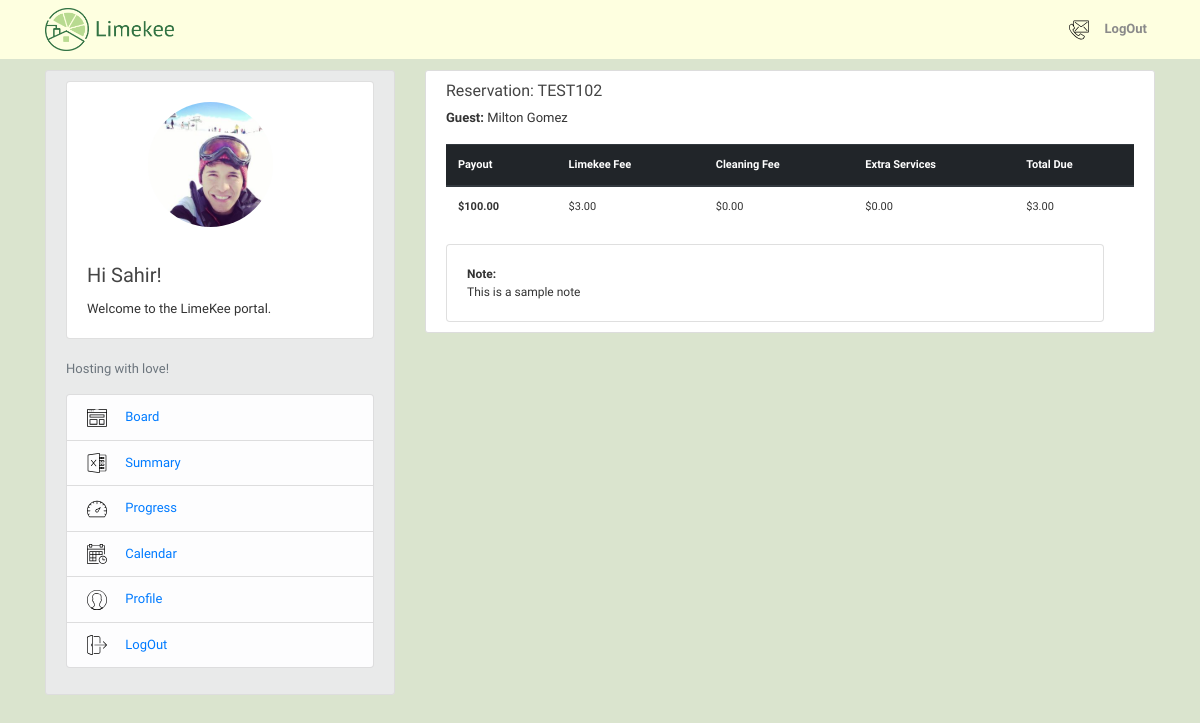
Screenshot of /reservation/TEST102 (signed in) with the database file from the repository.
### users/models.py (models this page shows, shortened)
class Profile(models.Model):
    user = models.OneToOneField(User, on_delete = models.CASCADE)
    first_name = models.CharField(max_length=30, blank=False)
    last_name = models.CharField(max_length=30, blank=False)
    phone_number = models.IntegerField(blank=True, null=True)
    image = models.ImageField (default = 'default.png', upload_to='profile_pics')

### reservations/models.py (models this page shows, shortened)
class Reservations(models.Model):
    confirmation_code = models.CharField(max_length=12, primary_key=True)
    host = models.ForeignKey(User, on_delete=models.CASCADE)
    guest = models.CharField(max_length=120)
    check_in = models.DateField(default=date.today)
    check_out = models.DateField(default=date.today)
    price = models.DecimalField(decimal_places=2, max_digits=1000)
    limekee_fee = models.DecimalField(decimal_places=2, max_digits=1000, blank=True, null=False, default=0)
    cleaning_fee = models.DecimalField (decimal_places=2, max_digits=1000, blank=True, null=False, default=0)
    extra_fee = models.DecimalField (decimal_places=2, max_digits=1000, blank=True, null=False, default=0)
    total_due = models.DecimalField( decimal_places=2, max_digits=1000, default=0)
    notes = models.TextField(blank=True,null=False)
    paid = models.BooleanField(default=False)
    @property
    def total_due(self):
        return (self.limekee_fee + self.cleaning_fee + self.extra_fee)
    def total_due_for_stripe(self):
        return (self.limekee_fee + self.cleaning_fee + self.extra_fee)*100
    class Meta:
        permissions = [
            ("create_reservation", "Can create new reservation"),
        ]

### reservations/views.py (the view)
# urls.py: path('<slug:pk>', ReservationDetailView.as_view(), name='reservation-detail'),
class ReservationDetailView(DetailView):
    model = Reservations          # queryset = Reservations.objects.all()
    template_name = 'reservations/reservations_detail.html'
    context_object_name = 'reservation'
    def get_context_data(self, **kwargs):
        context = super().get_context_data(**kwargs)
        context['key'] = stripe_pub
        return context

### reservations/templates/reservations/reservations_detail.html (shortened to what this page needs)
{% extends "blog/base.html" %}
{% block content %}
 {% if object.host == user %}
  <div class="col-md-14">
   <div class="content-section">
       <div class="media-body">
            <h6 class="article-title" > Reservation: {{ object.confirmation_code }}</h6>
            <p class="article-content"><strong>Guest:</strong> {{ object.guest }} </p>
            <div class="table-responsive" style="font-size:11px" >
            <table class="table table-hover">
                <thead class="thead-dark">
                    <tr>
                        <th scope="col">Payout</th>
                        <th scope="col">Limekee Fee</th>
                        <th scope="col">Cleaning Fee</th>
                        <th scope="col">Extra Services</th>
                        <th scope="col">Total Due</th>
                    </tr>
                </thead>
                <tbody>
                    <tr>
                        <th scope="row">${{ object.price }}</th>
                        <td>${{ object.limekee_fee }}</td>
                        <td>${{ object.cleaning_fee }}</td>
                        <td>${{ object.extra_fee }}</td>
                        <td>${{ object.total_due }}</td>
                   </tr>
               </tbody>
           </table>
           </div>
           <div class="row align-items-center">
               <div class="col">
                   {% if object.notes %}
                   <div class="card card-body" style="font-size:12px">
                     <strong>Note: </strong>{{ object.notes }}
                   </div>
                   {% endif %}
               </div>
        {% if object.host == user %}
        {% if object.paid == False %}
            <div class="col-md-auto">
        {% endif %}
        {% endif %}
 {% endif %}
{% endblock content %}

### blog/templates/blog/base.html (shortened to what this page needs)
{% load static %}
<!DOCTYPE html>
<html>
  <head>
    <link rel="stylesheet" href="https://maxcdn.bootstrapcdn.com/bootstrap/4.0.0/css/bootstrap.min.css">
    <link rel="stylesheet" type="text/css" href="{% static 'blog/main2.css' %}">
	<link rel="stylesheet" type="text/css" href="{% static 'blog/footer-distributed1.css' %}">
    <link href="{% static 'fullcalendar/core/main.css' %}" rel='stylesheet' />
    <link href="{% static 'fullcalendar/daygrid/main.css' %}" rel='stylesheet' />
  </head>
   <body>
     <header class="site-header">
        <nav class="navbar navbar-expand-md navbar-light bg-steel fixed-top" >
         <div class="container" style="font-weight: bold;">
            <a class="navbar-brand mr-4" href="https://www.limekee.com">
                <img src="/media/limekee_logo.png" style="width:130px; height:43px; margin-top:5px; margin-bottom:5px;" title="Limekee" alt="Limekee Logo">
            </a>
            <div class="collapse navbar-collapse" id="navbarToggle">
            <div class="navbar-nav">
              {% if user.is_authenticated %}
                <a class="nav-item nav-link font-weight-bold" href="https://www.limekee.com/contact"><img src="/media/svg/contact.svg" style="width:20px; height:20px; " alt="Contact us"> </a>
                <a class="nav-item nav-link font-weight-bold" href="{% url 'logout' %}">LogOut</a>
              {% else %}
                <a class="nav-item nav-link font-weight-bold" href="{% url 'login' %}">Login </a>
                <a class="nav-item nav-link font-weight-bold" href="{% url 'register' %}"> Sign Up</a>
              {% endif %}
            </div>
          </div>
        </div>
      </nav>
  </header>
  <main role="main" class="container">
  <div class="row">
      <div class="col-md-4">
        <div class="content-section" style="background-color:#E9EAEA">
            <div class="card" >
                <br>
                <div style="text-align: center;">
                {% if user.is_authenticated %}
                  <img class="rounded-circle account-img" src="{{user.profile.image.url}}" alt="Author picture">
                {% else %}
                  <img src="/media/key1.svg" class="card-img-top" style="width:150px; height:150px; text-align: center" alt="Limekee">
                {% endif %}
                </div>
                <div class="card-body">
                    <h5 class="card-title">Hi {{ user.username }}!</h5>
                    <p class="card-text">Welcome to the LimeKee portal.</p>
                </div>
            </div>
            {% if user.is_authenticated %}
              <div class="media" >
                <div class="media-body" >
                    <br>
                    <p class='text-muted'>Hosting with love!
                      <ul class="list-group">
                        <li class="list-group-item list-group-item-light"><img src="/media/svg/004-browser.svg" style="width:20px; height:20px; margin-right: 15px" alt="icon"> <a href="{% url 'reservation-home' %}">     Board</a></li>
                        <li class="list-group-item list-group-item-light"><img src="/media/svg/007-excel.svg" style="width:20px; height:20px;margin-right: 15px " alt="icon"> <a href="{% url 'reservations-summary' %}">     Summary</a></li>
                        <li class="list-group-item list-group-item-light"><img src="/media/svg/005-dashboard.svg" style="width:20px; height:20px; margin-right: 15px" alt="icon"> <a href="{% url 'reservations-progress' %}">    Progress</a></li>
                        <li class="list-group-item list-group-item-light"><img src="/media/svg/003-calendar.svg" style="width:20px; height:20px;margin-right: 15px " alt="icon"><a href="{% url 'reservations-calendar' %}">    Calendar</li>
                        <li class="list-group-item list-group-item-light"><img src="/media/svg/002-man.svg" style="width:20px; height:20px;margin-right: 15px " alt="icon"> <a href="{% url 'profile' %}">    Profile</a></li>
                        <li class="list-group-item list-group-item-light"><img src="/media/svg/006-logout.svg" style="width:20px; height:20px; margin-right: 15px" alt="icon"> <a href="{% url 'logout' %}">    LogOut</a></li>
                      </ul>
                    </p>
                </div>
              </div>
             {% endif %}
        </div>
      </div>
        <div class="col-md-8">
          {% block content %}{% endblock %}
  </body>
</html>

### blog/static/blog/main2.css (style rules this page uses)
body { background: #dae4ce; color: #333333; margin-top: 5rem; }
h1, h2, h3, h4, h5, h6 { color: #444444; }
ul { margin: 0; }
.container { margin-top: -10px; margin-bottom: -10px; }
.bg-steel { background-color: #feffe0; }
.site-header .navbar-nav .nav-link { color: #8a8a8a; }
.nav-item { font: font-weight-bold; }
.content-section { background: #ffffff; padding: 10px 20px; border: 1px solid #dddddd; border-radius: 3px; margin-bottom: 30px; }
.article-title { color: #444444; }
.article-content { white-space: pre-line; }
.account-img { height: 125px; width: 125px; margin-right: 20px; margin-bottom: 16px; }

### blog/templates/blog/base.html (style rules this page uses)
body { font-family: 'Libre Franklin'; font-size: 13px; }

### rows the page displays
Reservations: confirmation_code "TEST102", guest "Milton Gomez", price "100.00", limekee_fee "3.00", cleaning_fee "0.00", extra_fee "0.00", total_due "3.00", notes "This is a sample note"

### other values shown
{{ user.username }} "Sahir"
